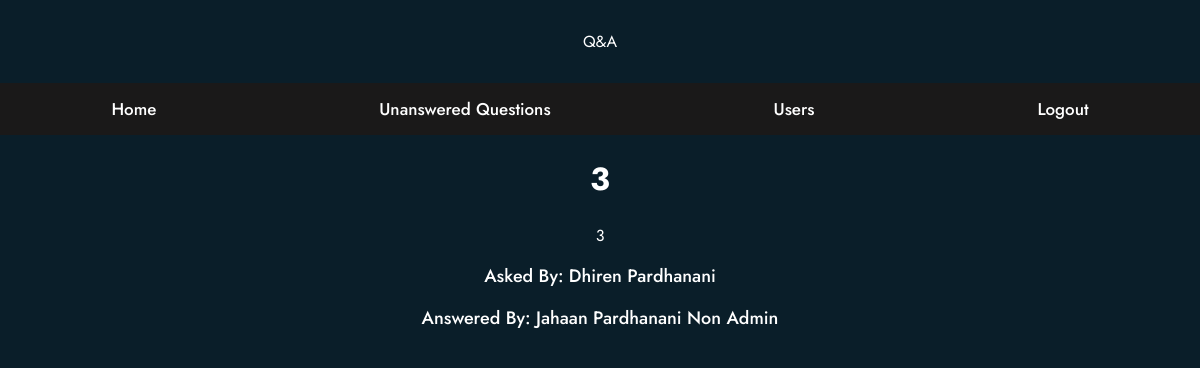
The page /question/118 (signed in) on the database its author committed.
### tables this page shows
CREATE TABLE questions(
    id integer primary key autoincrement,
    question_text text not null,
    answer_text text,
    asked_by_id integer not null,
    expert_id integer not null
);

CREATE TABLE users(
    id integer primary key autoincrement,
    name_text text not null,
    password_text text not null,
    expert_boolean boolean not null,
    admin_boolean boolean not null
);

### app.py (the view)
@app.route("/question/<question_id>")
def question(question_id):
    user = get_current_user()
    db = get_db()
    print("question", question_id)
    question_cur = db.execute(
        "select questions.question_text, questions.answer_text, askers.name_text as asker_name, experts.name_text as expert_name from questions join users as askers on askers.id = questions.asked_by_id join users as experts on experts.id = questions.expert_id where questions.id = ? ", [question_id])
    question = question_cur.fetchone()
    print(question)
    return render_template("question.html", user=user, question=question)

### app.py (called while the page is built)
def get_current_user():
    user_result = None
    if "user" in session:
        user = session["user"]
        db = get_db()
        user_cur = db.execute(
            "select id, name_text, password_text, expert_boolean, admin_boolean from users where name_text = ?", [user])
        user_result = user_cur.fetchone()
    return user_result

### database.py (called while the page is built)
def connect_db():
    sql = sqlite3.connect(
        "/Users/jahaan/OneDrive/Programming/webapp/Forum/questions.db")
    print("True")
    sql.row_factory = sqlite3.Row
    return sql

def get_db():
    if not hasattr(g, "sqlite_db"):
        g.sqlite_db = connect_db()
    return g.sqlite_db

### templates/question.html (shortened to what this page needs)
<!DOCTYPE html>
<html lang="en">
  <head>
    <link rel="stylesheet" href="/static/style.css">
  </head>
  <body>
    <div class="header">Q&A</div>
    <ul id="navbar">
      <li><a href="/">Home</a></li>
      {% if user and user["admin_boolean"] == 1 and user["expert_boolean"] == 1 %}
      <li><a href="/unanswered">Unanswered Questions</a></li>
      <li><a href="/users">Users</a></li>
      {% endif %}
      {% if user %}
      <li><a href="/logout">Logout</a></li>
      {% endif %}
    </ul>
        <h1>{{ question['question_text'] }}</h1>
        <p>{{ question['answer_text'] }}</p>
        <p><a>Asked By: {{ question['asker_name'] }}</a></p>
        <p><a>Answered By: {{ question['expert_name'] }}</a></p>
  </body>
</html>

### static/style.css (style rules this page uses)
.header { box-shadow: 5px solid #1a1919; padding: 30px; text-align: center; }
#navbar { overflow: hidden; background-color: #1a1919; font-family: 'Jost', sans-serif; }
#navbar a { float: left; display: block; text-align: center; padding: 14px 16px; text-decoration: none; font-size: 17px; }
body { background-color: #0a1e29; padding: 0; margin: 0; color: #fff; text-align: center; font-family: 'Jost', sans-serif; }
ul { list-style-type: none; margin: 0; padding: 0; display: flex; align-items: center; flex-direction: row; justify-content: space-around; font-family: 'Jost', sans-serif; }
li { position: relative; padding: 0 20px; height: 100%; display: flex; font-family: 'Jost', sans-serif; }
a { z-index: 1; color: white; text-decoration: none; font-family: 'Jost', sans-serif; font-weight: 500; font-size: 18px; padding: 10px 5px; }
li:before { content: ""; position: absolute; height: 33.33%; width: 0; background-color: #0d7cff; right: 0; z-index: 0; top: 33.33%; transition: all 0.5s; }
li:after { content: ""; position: absolute; height: 33.33%; width: 0; background-color: #0d7cff; left: 0; z-index: 0; bottom: 0; transition: all 0.5s; }
a:before { position: absolute; content: ""; height: 33.33%; width: 0; background-color: #0d7cff; bottom: 66.66%; left: 0; transition: all 0.5s; }

### rows shown on the page
questions: question_text "3", answer_text "3"
users: asker_name "Dhiren Pardhanani"
users: expert_name "Jahaan Pardhanani Non Admin"
